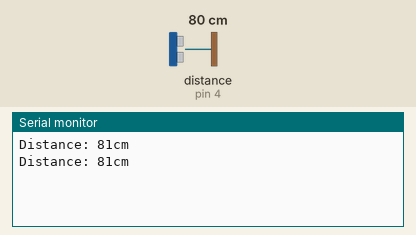
This sketch was run on a simulated Arduino Uno, built with avr-gcc and run on an emulated ATmega328P. On the bench: the last lines printed to the serial monitor. The test bench sets the inputs (shaded band); at power-on: distance to the obstacle (sensor on pin 4) 80 cm. The echo pulse lasts 58.3 µs per cm.

Above: at 7.8 s.
7.9 s: distance to the obstacle (sensor on pin 4) set to 2 cm
At 14.8 s:
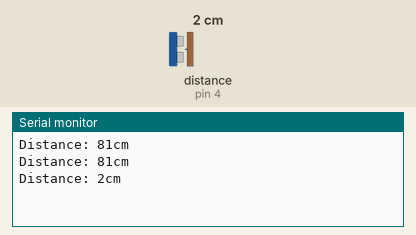
15.7 s: distance to the obstacle (sensor on pin 4) set to 4 cm
At 21.4 s:
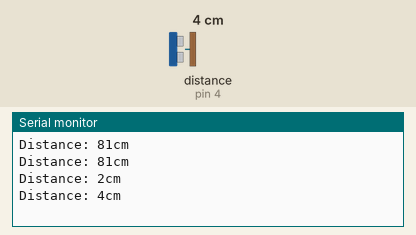
Timing chart, 0 to 22.9 s (numbered marks = the images above; inputs shaded):
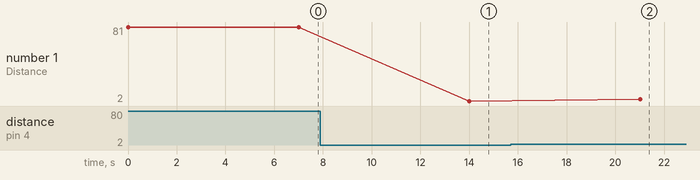

Measured:
- after the input at 7.9 s, the serial monitor: prints a new line after 6.1 s (image 1)
- after the input at 15.7 s, the serial monitor: prints a new line after 5.3 s (image 2)
- plotted number 1: 81 → 2 after the input at 7.9 s, 2 → 4 after the input at 15.7 s

The sketch:

Robot_Distance_Sensor.ino
```cpp
#include <NewPing.h>

#define TRIGGER_PIN    3
#define ECHO_PIN       4
#define MAX_DISTANCE   200

NewPing DistanceSensor(TRIGGER_PIN, ECHO_PIN, MAX_DISTANCE);

void setup()
{
  Serial.begin(9600);
}

void loop()
{
  unsigned int cm = DistanceSensor.ping_cm();
  Serial.print("Distance: ");
  Serial.print(cm);
  Serial.println("cm");
  delay(7000);
}
```
